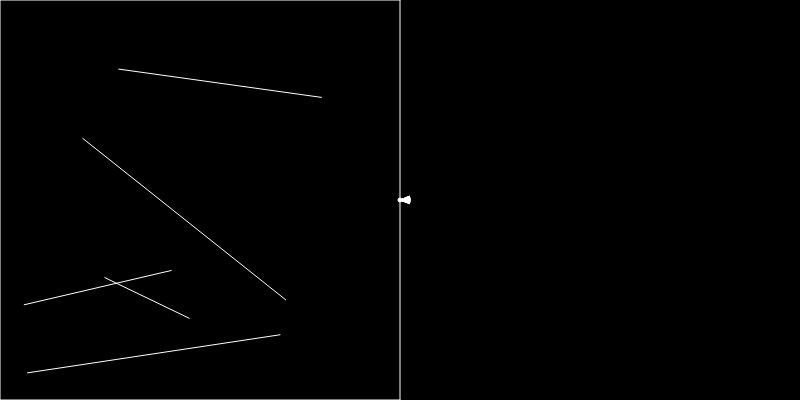
Frame 1 (no input)
Frame 60 (no input): identical to frame 1, image omitted
Frame 120 (the mouse pressed at the canvas centre since frame 60): identical to frame 1, image omitted

The p5.js sketch that drew this single still picture (run headless with seeded random() and noise() and a simulated clock; from frame 60 on, the mouse is pressed at the canvas centre):

// p5.js sketch
// ── sketch.js
let walls = [];
let particle;

let xoff = 0;
let yoff = 100000;


const sceneW = 400;
const sceneH = 400


function setup() {
  createCanvas(800, 400);
  
  for (let i = 0; i < 5; i++) {
    let x1 = random(sceneW);
    let x2 = random(sceneW);
    let y1 = random(sceneH);
    let y2 = random(sceneH);
    walls[i] = new Boundary(x1, y1, x2, y2);
  }
  walls.push(new Boundary(0, 0, sceneW, 0));
  walls.push(new Boundary(sceneW, 0, sceneW, sceneH));
  walls.push(new Boundary(sceneW, sceneH, 0, sceneH));
  walls.push(new Boundary(0, sceneH, 0, 0));
  
  particle = new Particle();
  sliderFOV = createSlider(0, 360, 45);
  sliderFOV.input(changeFOV)
}

function changeFOV(){
  const fov = sliderFOV.value();
  particle.updateFOV(fov)
}

function draw() {
  background(0);
  for (let wall of walls) {
    wall.show();
  }
  
  
  if(keyIsDown(65)){
    particle.rotate(-0.1);
  }
  else if(keyIsDown(68)){
    particle.rotate(0.1);
  }
  else if(keyIsDown(87)){
    particle.move(1);
  }
  else if(keyIsDown(83)){
    particle.move(-1);
  }

  
  // particle.update(noise(xoff)*sceneW, noise(yoff)*sceneH);
  // xoff += 0.01;
  // xoff += 0.01;
  // particle.update(mouseX, mouseY)
  particle.show();
  
  const scene = particle.look(walls);
  const w = sceneW / scene.length;
  push();
  translate(sceneW, 0);
  for (let i = 0; i < scene.length; i++) {
    noStroke();
    const sq = scene[i] * scene[i];
    const wSq = sceneW * sceneW;
    const b = map(sq, 0, wSq, 255, 0);
    const h = map(sq, 0, wSq, sceneH, 0);
    fill(b);
    rectMode(CENTER);
    rect(i * w +w/2, sceneH/2, w + 1, h);
  }
  pop();
  
  // ray.show();
  // ray.lookAt(mouseX, mouseY);
  // let pt = ray.cast(wall);
  // if(pt){
  //   stroke(255);
  //   ellipse(pt.x, pt.y, 8, 8);
  // }
}
// ── boundary.js
class Boundary{
    constructor(x1, y1, x2, y2){
        this.a = createVector(x1, y1);
        this.b = createVector(x2, y2);
    }
    
    show(){
        stroke(255);
        line(this.a.x, this.a.y, this.b.x, this.b.y);
    }
}
// ── particle.js
class Particle{
    constructor(color){
        this.fov = 45
        this.pos = createVector(width/2, height/2);
        this.rays = [];
        this.heading = 0;
        for (let i = -this.fov/2; i < this.fov/2; i+=1) {
            this.rays.push(new Ray(this.pos, radians(i)));
        }
    }
    
    
    update(x, y){
        this.pos.set(x, y);
    }
    updateFOV(fov){
        this.fov = fov;
        this.rays = [];
        for (let i = -this.fov/2; i < this.fov/2; i+=1) {
            this.rays.push(new Ray(this.pos, radians(i)+this.heading));
        }
    }
    
    rotate(angle){
        this.heading += angle;
        let index = 0;
        for (let i = -this.fov/2; i < this.fov/2; i+=1) {
            this.rays[index].setAngle(radians(i)+this.heading);
            index++;
        }
    }
    move(amt){
        const vel = p5.Vector.fromAngle(this.heading);
        vel.setMag(amt);
        this.pos.add(vel);
    }
    
    look(walls) {
        const scene = [];
        for (let ray of this.rays) {
            let closest = null;
            let record = Infinity;
            for (let wall of walls) {
                let pt = ray.cast(wall)
                if (pt) {
                    let d = p5.Vector.dist(this.pos, pt);
                    const a = ray.dir.heading() - this.heading;
                    d *= cos(a);
                    if (d < record) {
                        record = d;
                        closest = pt;
                    }
                }
            }
            if(closest){
                stroke(255, 100)
                line(this.pos.x, this.pos.y, closest.x, closest.y)
            }
            scene.push (record);
        }
        return scene
    }
    
    show(){
        fill(255);
        ellipse(this.pos.x, this.pos.y, 4);
        for (let ray of this.rays) {
            ray.show()
        }
    }
}
// ── ray.js
class Ray{
    constructor(pos, angle){
        this.pos = pos;
        this.dir = p5.Vector.fromAngle(angle);
    }
    
    lookAt(x,y){
        this.dir.x = x - this.pos.x;
        this.dir.y = y - this.pos.y;
        this.dir.normalize();
    }
    
    setAngle(angle){
        this.dir = p5.Vector.fromAngle(angle)
    }
    
    show(){
        stroke(255);
        push();
        translate(this.pos.x, this.pos.y);
        line(0, 0, this.dir.x * 10, this.dir.y * 10);
        pop();
    }
    
    cast(wall){
        // wall
        const x1 = wall.a.x;
        const y1 = wall.a.y;
        const x2 = wall.b.x;
        const y2 = wall.b.y;
        
        // ray
        const x3 = this.pos.x;
        const y3 = this.pos.y;
        const x4 = this.pos.x + this.dir.x;
        const y4 = this.pos.y + this.dir.y;
        
        // calc
        const den = (x1 - x2) * (y3 - y4) - (y1 - y2) * (x3 - x4);
        
        if(den == 0) return ;
        const t = ((x1 - x3) * (y3 - y4) - (y1 - y3) * (x3 - x4)) / den;
        const u = -((x1 - x2) * (y1 - y3) - (y1 - y2) * (x1 - x3)) / den;
        
        if (t > 0 && t < 1 && u > 0) {
            const pt = createVector();
            pt.x = x1 + t * (x2 - x1);
            pt.y = y1 + t * (y2 - y1);
            return pt;
        }
        else return;
        
        
        
    }
}
